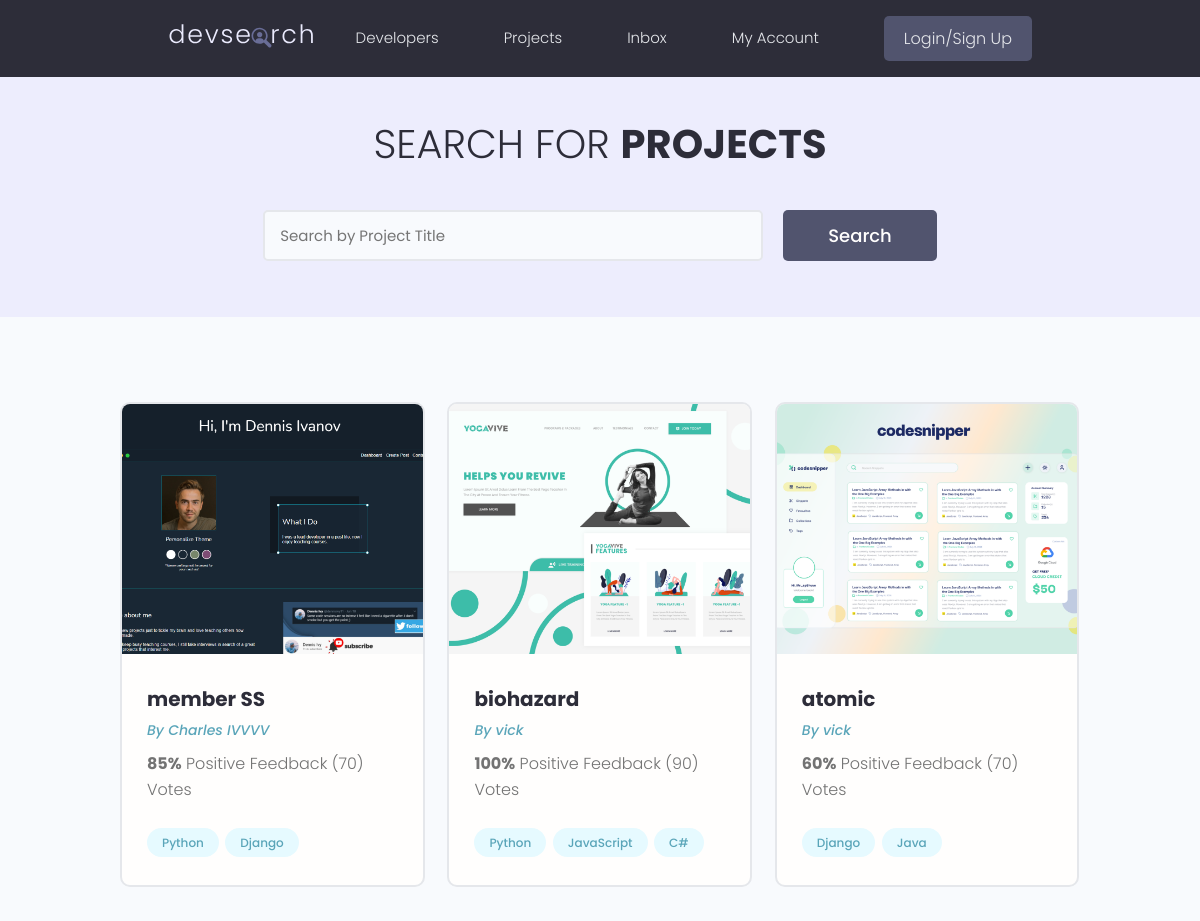
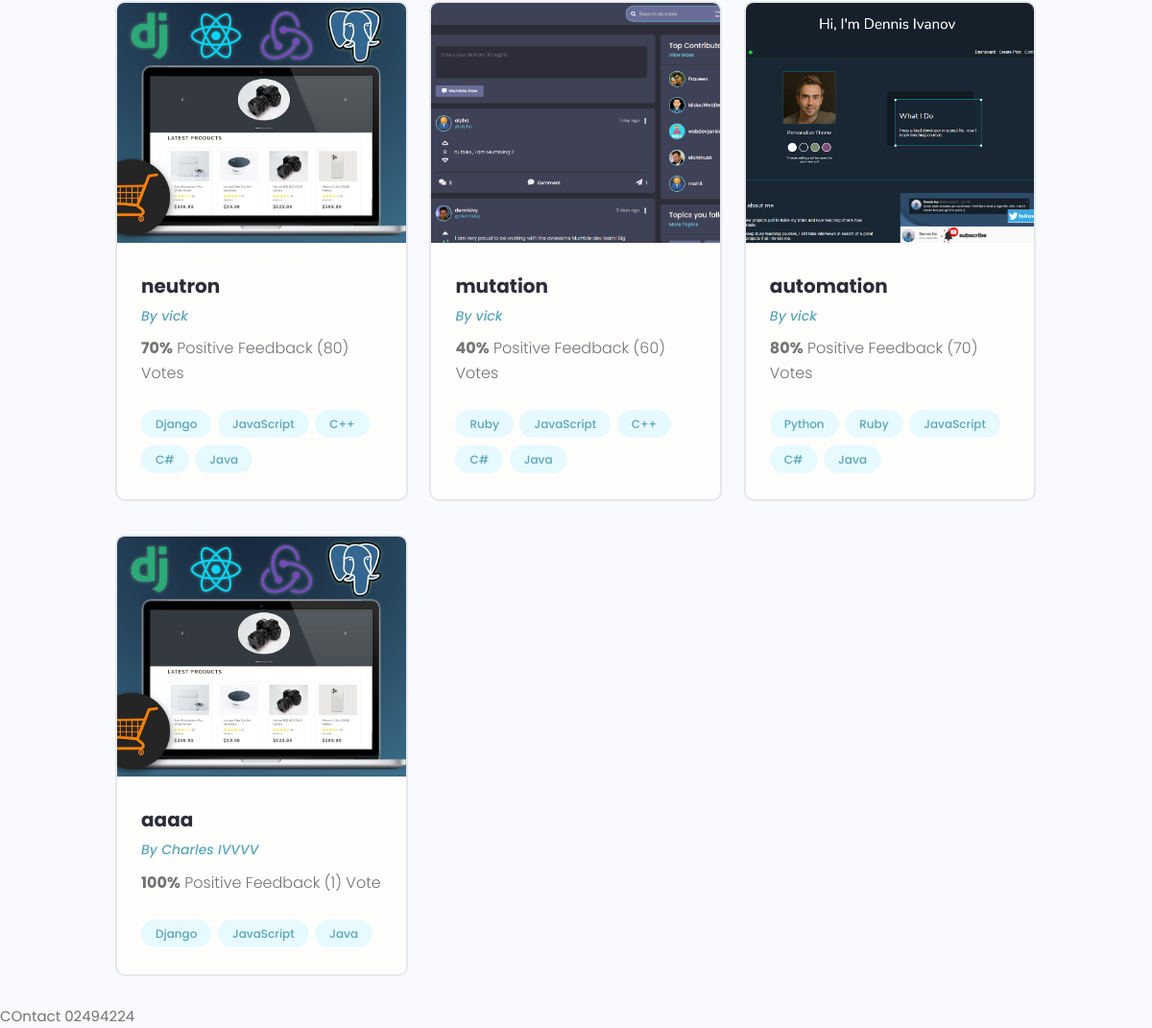
/projects/, run on the app's committed database (2 pictures, top to bottom).
### projects/models.py (models this page shows, shortened)
class Project(models.Model):
    owner = models.ForeignKey(Profile, null=True, blank=True, on_delete=models.SET_NULL)
    title = models.CharField(max_length=200)
    description = models.TextField(null=True, blank=True)
    featured_image = models.ImageField(null=True, blank=True, default="default.jpg")
    demo_link = models.CharField(max_length=2000, null=True, blank=True)
    source_link = models.CharField(max_length=2000, null=True, blank=True)
    tags = models.ManyToManyField('Tag', blank=True)
    vote_total = models.IntegerField(default=0, null=True, blank=True)
    vote_ratio = models.IntegerField(default=0, null=True, blank=True)
    created = models.DateTimeField(auto_now_add=True)
    id = models.UUIDField(default=uuid.uuid4, unique=True, primary_key=True, editable=False)

class Tag(models.Model):
    name = models.CharField(max_length=200)
    created = models.DateTimeField(auto_now_add=True)
    id = models.UUIDField(default=uuid.uuid4, unique=True, primary_key=True, editable=False)
    def __str__(self):
        return self.name

### users/models.py (models this page shows, shortened)
class Profile(models.Model):
    user = models.OneToOneField(User, on_delete=models.CASCADE, null=True, blank=True)
    name = models.CharField(max_length=200, blank=True, null=True)
    email = models.EmailField(max_length=500, blank=True, null=True)
    username = models.CharField(max_length=200, null=True, blank=True)
    location = models.CharField(max_length=200, null=True, blank=True)
    short_intro = models.CharField(max_length=200, blank=True, null=True)
    bio = models.TextField(blank=True, null=True)
    profile_image = models.ImageField(null=True, blank=True, upload_to='profiles/', default='profiles/user-default.png')
    social_github = models.CharField(max_length=200, blank=True, null=True)
    social_twitter = models.CharField(max_length=200, blank=True, null=True)
    social_youtube = models.CharField(max_length=200, blank=True, null=True)
    social_website = models.CharField(max_length=200, blank=True, null=True)
    social_instagram = models.CharField(max_length=200, blank=True, null=True)
    created = models.DateTimeField(auto_now_add=True)
    id = models.UUIDField(default=uuid.uuid4, unique=True, primary_key=True, editable=False)

### projects/views.py (the view)
# urls.py: path('projects/', include('projects.urls')),
def projects(request):
    projects = Project.objects.all()
    context = {'projects':projects}
    return render(request, 'projects/projects.html',context)

### projects/templates/projects/projects.html (shortened to what this page needs)
{% extends 'main.html' %}
{% block content %}
  <main class="projects">
    <section class="hero-section text-center">
      <div class="container container--narrow">
        <div class="hero-section__box">
          <h2>Search for <span>Projects</span></h2>
        </div>
        <div class="hero-section__search">
          <form class="form" action="#" method="get">
            <div class="form__field">
              <input class="input input--text" id="formInput#search" type="text" name="text"
                placeholder="Search by Project Title" />
            </div>
            <input class="btn btn--sub btn--lg" type="submit" value="Search" />
          </form>
        </div>
      </div>
    </section>
    <section class="projectsList">
      <div class="container">
        <div class="grid grid--three">
            {% for project in projects %}
          <div class="column">
            <div class="card project">
              <a href="{% url 'project' project.id %}" class="project">
                <img class="project__thumbnail" src="{{ project.featured_image.url }}" alt="project thumbnail" />
                <div class="card__body">
                  <h3 class="project__title">{{project.title}}</h3>
                  <p><a class="project__author" href="{% url 'user-profile' project.owner.id %}">By {{project.owner.name}}</a></p>
                  <p class="project--rating">
                    <span style="font-weight: bold;">{{project.vote_ratio}}%</span> Positive
                    Feedback ({{project.vote_total}}) Vote{{project.vote_total|pluralize:"s"}}
                  </p>
                  <div class="project__tags">
                    {% for tag in project.tags.all %}
                    <span class="tag tag--pill tag--main">
                      <small>{{tag}}</small>
                    </span>
                    {% endfor %}
                  </div>
                </div>
              </a>
            </div>
          </div>
          {% endfor %}
        </div>
      </div>
    </section>
  </main>
{% endblock %}

### static/styles/app.css (style rules this page uses)
:root { --color-sub: #2d2d39; }
.btn--sub { background-color: var(--color-sub-light); }
.card { border: 2px solid var(--color-light); }
img { width: 100%; }
.hero-section { height: 40vh; display: flex; align-items: center; background-color: var(--color-sub); }
.hero-section__box { margin-bottom: 4rem; }
.hero-section__box > h2, .hero-section__box > h2 > span { font-size: 4rem; color: var(--color-light); line-height: 1.3; text-transform: uppercase; }
.hero-section__box > h2 { font-weight: 300; }
.hero-section__box > h2 > span { font-weight: 700; }
.hero-section__search > .form { display: flex; align-items: center; justify-content: center; gap: 2rem; }
.hero-section__search > .form input.input--text { width: 50rem; }
.project__author { font-size: 1.4rem; font-style: italic; }
.project--rating { margin-bottom: 1.6em; margin-top: .5em; }
.projects > .hero-section { background: var(--color-sub-lighter); height: 30vh; }
.projects .hero-section__box { margin-bottom: 2.5rem; }
.projects .hero-section__box > h2 { color: var(--color-sub); }
.projects .hero-section__box > h2 > span { font-weight: 700; color: var(--color-sub); }
.projectsList { margin-top: 8rem; }
.project__thumbnail { height: 25rem; object-fit: cover; object-position: top center; }
.project__title { font-size: 2rem; font-weight: 700; color: var(--color-sub); }

### static/uikit/styles/modules/_variables.css (style rules this page uses)
:root { --color-main: #5aa5b9; --color-main-light: #e6faff; --color-sub: #3f4156; --color-sub-light: #51546e; --color-sub-lighter: #ededfd; --color-text: #737373; --color-gray: #8b8b8b; --color-light: #e5e7eb; --color-light-gray: #767676; --color-bg: #f8fafd; --color-white: #fffefd; --color-white-light: #f3f3f3; --color-success: #359e64; --color-success-bg: #def8e8; --color-error: #fc4b0b; --color-error-bg: #fff2ee; --font-base: 'Poppins', arial, helvetica, 'Segoe UI', roboto, ubuntu, sans-serif; --font-monospace: 'Fira Code', 'Courier New', courier, monospace; --font-regular: 300; --font-medium: 500; --font-bold: 700; --generic-shadow: 1px 1px 5px #00000010; --generic-transition: all 0.3s ease-in-out; }

### static/uikit/styles/modules/_base.css (style rules this page uses)
* { margin: 0; padding: 0; box-sizing: border-box; text-rendering: optimizeLegibility; color: inherit; font-size: inherit; }
html { font-size: 50%; }
@media only screen and (min-width: 480px) { html { font-size: 56.25%; } }
@media only screen and (min-width: 1200px) { html { font-size: 62.5%; } }
body { line-height: 1.6; font-weight: 400; font-size: 1.5rem; color: var(--color-text); background-color: var(--color-bg); min-height: 100vh; }

### static/uikit/styles/modules/_typography.css (style rules this page uses)
* { font-family: var(--font-base); }
h2 { font-size: 3.6rem; font-weight: var(--font-bold); }
h3 { font-size: 3.2rem; font-weight: var(--font-medium); }
p, span, strong { font-size: 1.6rem; color: var(--color-text); font-weight: var(--font-regular); }
a { padding-bottom: 2px; text-decoration: none; display: inline-block; color: var(--color-main); font-weight: var(--font-medium); }

### static/uikit/styles/modules/_utilities.css (style rules this page uses)
.container { width: 92%; max-width: 165rem; margin: 0 auto; box-sizing: border-box; }
.container--narrow { width: 92%; max-width: 120rem; }
@media screen and (min-width: 1000px) { .container { width: 90%; } }
@media screen and (min-width: 1000px) { .container--narrow { width: 85%; } }
@media screen and (min-width: 1200px) { .container { width: 80%; } }
@media screen and (min-width: 1200px) { .container--narrow { width: 72%; } }
.text-center { text-align: center; }

### static/uikit/styles/modules/_button.css (style rules this page uses)
.btn { display: inline-block; position: relative; cursor: pointer; background-color: var(--color-light); font-weight: var(--font-medium); color: var(--color-sub); text-decoration: none; padding: 1rem 2rem; border-radius: 0.5rem; border: none; width: -webkit-fit-content; width: -moz-fit-content; width: fit-content; height: -webkit-fit-content; height: -moz-fit-content; height: fit-content; font-size: 1.6rem; outline-width: 0; outline-color: transparent; -webkit-backface-visibility: hidden; backface-visibility: hidden; transition: all 0.3s ease-in-out; }
.btn--sub { background-color: var(--color-sub); color: var(--color-white); }
.btn--lg { font-size: 1.8rem; padding: 1.2rem 4.5rem; }

### static/uikit/styles/modules/_card.css (style rules this page uses)
.card { border-radius: 1rem; background-color: var(--color-white); border: 1.5px solid var(--color-light); width: auto; height: auto; margin-top: 0.5rem; margin-bottom: 0.5rem; overflow: hidden; }
.card__body, .card__header { padding: 2rem 2.5rem; }

### data on the page
Project: featured_image (picture), title "member SS", owner.name "Charles IVVVV", vote_ratio "85", vote_total "70"
Tag: name "Python"
Tag: name "Django"
Project: featured_image (picture), title "biohazard", owner.name "vick", vote_ratio "100", vote_total "90"
Tag: name "JavaScript"
Tag: name "C#"
Project: featured_image (picture), title "atomic", owner.name "vick", vote_ratio "60", vote_total "70"
Tag: name "Java"
Project: featured_image (picture), title "neutron", owner.name "vick", vote_ratio "70", vote_total "80"
Tag: name "C++"
Project: featured_image (picture), title "mutation", owner.name "vick", vote_ratio "40", vote_total "60"
Tag: name "Ruby"
Project: featured_image (picture), title "automation", owner.name "vick", vote_ratio "80", vote_total "70"
Project: featured_image (picture), title "aaaa", owner.name "Charles IVVVV", vote_ratio "100", vote_total "1"
